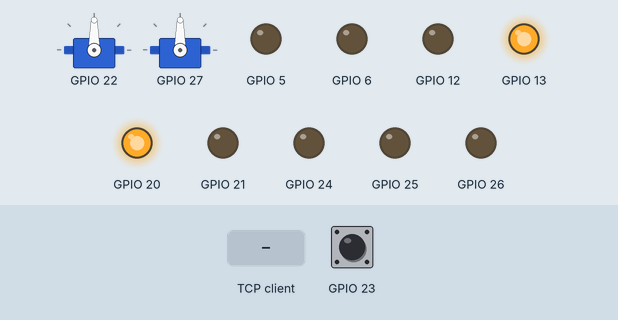
This program was run on a simulated Raspberry Pi (BCM pin numbers). Shown: 2 × servo, output pins drawn as LEDs (lit = HIGH). The test bench sets the inputs (shaded band); at power-on: GPIO 23 HIGH. One TCP client connects 1 s after the port opens and stays connected; the interpreter's speed is modelled, so counts of loop turns are approximate; servo angles are drawn from the pulse width (0.5 ms = 0°, 2.5 ms = 180°); threads take turns every 2 ms.

Above: at 1.2 s.
1.3 s: the TCP client sends "line"
At 2.1 s:
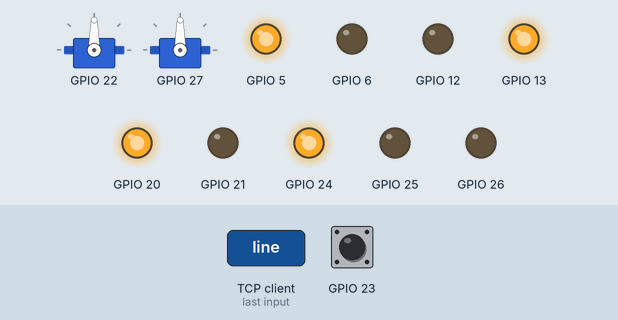
Timing chart, 0 to 4.3 s (numbered marks = the images above; inputs shaded):
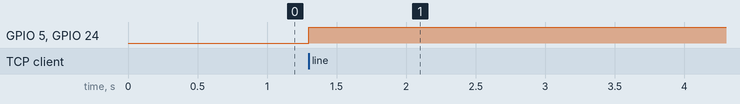

Measured:
- after the input at 1.3 s, GPIO 5, GPIO 24: LOW → HIGH at once

The program:

hw_service.py
```python
import time
import socket
import threading
import atexit
import RPi.GPIO as GPIO
import time
import drivers


#
# Config
#
base_port = 56000

#
# Init
#
# General
GPIO.setmode(GPIO.BCM)
GPIO.setwarnings(False)
# Instances
motors = drivers.Motors()
servos = drivers.Servos()
line = drivers.LineTracker()
# Data
pan_bak = 0.5
tilt_bak = 0.5


#
# Create sockets
#
s = socket.socket(socket.AF_INET, socket.SOCK_STREAM)
s.setsockopt(socket.SOL_SOCKET, socket.SO_REUSEADDR, 1)
s.bind(('', base_port+10))
s.listen(5)

def exit_handler():
    global s
    s.close()

atexit.register(exit_handler)

#
# Main loop
#
while True:
    conn, addr = s.accept()
    msg = conn.recv(1024)

    if msg[:6] == b'motor ':
        l, r = msg[6:].decode('ascii').split(' ')
        motors.setMotors(float(l)*100, float(r)*100)

    elif msg[:6] == b'servo ':
        pan, tilt = msg[6:].decode('ascii').split(' ')
        pan, tilt = float(pan), float(tilt)
        if abs(pan-pan_bak) > 0.03 or abs(tilt-tilt_bak) > 0.03:
            servos.setServos(pan*100, tilt*100)
            pan_bak, tilt_bak = pan, tilt

    elif msg[:4] == b'line':
        values = line.getValues()
        msg = ' '.join([str(val) for val in values])
        msg = msg.encode('utf-8')
        try:
            totalsent = 0
            while totalsent < len(msg):
                sent = conn.send(msg[totalsent:])
                if sent == 0:
                    break
                totalsent = totalsent + sent
        except BrokenPipeError:
            pass

    conn.close()
```

drivers.py
```python
import RPi.GPIO as GPIO
import time
import threading

class Motors:

    def __init__(self,in1=12,in2=13,ena=6,in3=20,in4=21,enb=26):
        self.IN1 = in1
        self.IN2 = in2
        self.IN3 = in3
        self.IN4 = in4
        self.ENA = ena
        self.ENB = enb

        GPIO.setmode(GPIO.BCM)
        GPIO.setwarnings(False)
        GPIO.setup(self.IN1,GPIO.OUT)
        GPIO.setup(self.IN2,GPIO.OUT)
        GPIO.setup(self.IN3,GPIO.OUT)
        GPIO.setup(self.IN4,GPIO.OUT)
        GPIO.setup(self.ENA,GPIO.OUT)
        GPIO.setup(self.ENB,GPIO.OUT)
        self.PWMA = GPIO.PWM(self.ENA,500)
        self.PWMB = GPIO.PWM(self.ENB,500)
        self.PWMA.start(0)
        self.PWMB.start(0)
        self.setMotors(0,0)

    def setMotors(self, left, right):
        if((right >= 0) and (right <= 100)):
            GPIO.output(self.IN1,GPIO.LOW)
            GPIO.output(self.IN2,GPIO.HIGH)
            self.PWMA.ChangeDutyCycle(right)
        elif((right < 0) and (right >= -100)):
            GPIO.output(self.IN1,GPIO.HIGH)
            GPIO.output(self.IN2,GPIO.LOW)
            self.PWMA.ChangeDutyCycle(0 - right)
        if((left >= 0) and (left <= 100)):
            GPIO.output(self.IN3,GPIO.HIGH)
            GPIO.output(self.IN4,GPIO.LOW)
            self.PWMB.ChangeDutyCycle(left)
        elif((left < 0) and (left >= -100)):
            GPIO.output(self.IN3,GPIO.LOW)
            GPIO.output(self.IN4,GPIO.HIGH)
            self.PWMB.ChangeDutyCycle(0 - left)


class Servos:

    def __init__(self,in1=22,in2=27):
        self.IN1 = in1
        self.IN2 = in2

        GPIO.setmode(GPIO.BCM)
        GPIO.setwarnings(False)
        GPIO.setup(self.IN1,GPIO.OUT)
        GPIO.setup(self.IN2,GPIO.OUT)
        self.PWMA = GPIO.PWM(self.IN1,50)
        self.PWMB = GPIO.PWM(self.IN2,50)
        self.PWMA.start(7.5)
        self.PWMB.start(7.5)

        def program_worker():
            while True:
                if self.modified == 1:
                    self.modified = 2
                elif self.modified == 2:
                    self.releaseServos()
                    self.modified = 0
                time.sleep(0.2)

        self.modified = 1
        t = threading.Thread(target=program_worker)
        t.start()

    def setServos(self, pan, tilt):
        self.modified = 1
        self.PWMA.ChangeDutyCycle(3 + float(pan)/100*9)
        self.PWMB.ChangeDutyCycle(3 + float(tilt)/100*9)

    def releaseServos(self):
        self.PWMA.ChangeDutyCycle(0)
        self.PWMB.ChangeDutyCycle(0)


class LineTracker:

    def __init__(self,cs=5,clk=25,addr=24,do=23):
        self.CS = cs
        self.CLK = clk
        self.ADDR = addr
        self.DO = do

        GPIO.setmode(GPIO.BCM)
        GPIO.setwarnings(False)
        GPIO.setup(self.CLK,GPIO.OUT)
        GPIO.setup(self.ADDR,GPIO.OUT)
        GPIO.setup(self.CS,GPIO.OUT)
        GPIO.setup(self.DO,GPIO.IN,GPIO.PUD_UP)

    def getValues(self):
        value = [0,0,0,0,0,0]
        for j in range(0,6):
            GPIO.output(self.CS, GPIO.LOW)
            for i in range(0,4):
                if(((j) >> (3 - i)) & 0x01):
                    GPIO.output(self.ADDR,GPIO.HIGH)
                else:
                    GPIO.output(self.ADDR,GPIO.LOW)
                value[j] <<= 1
                if(GPIO.input(self.DO)):
                    value[j] |= 0x01
                GPIO.output(self.CLK,GPIO.HIGH)
                GPIO.output(self.CLK,GPIO.LOW)
            for i in range(0,6):
                value[j] <<= 1
                if(GPIO.input(self.DO)):
                    value[j] |= 0x01
                GPIO.output(self.CLK,GPIO.HIGH)
                GPIO.output(self.CLK,GPIO.LOW)
            for i in range(0,6):
                GPIO.output(self.CLK,GPIO.HIGH)
                GPIO.output(self.CLK,GPIO.LOW)
            GPIO.output(self.CS,GPIO.HIGH)
        return value[1:]
```
